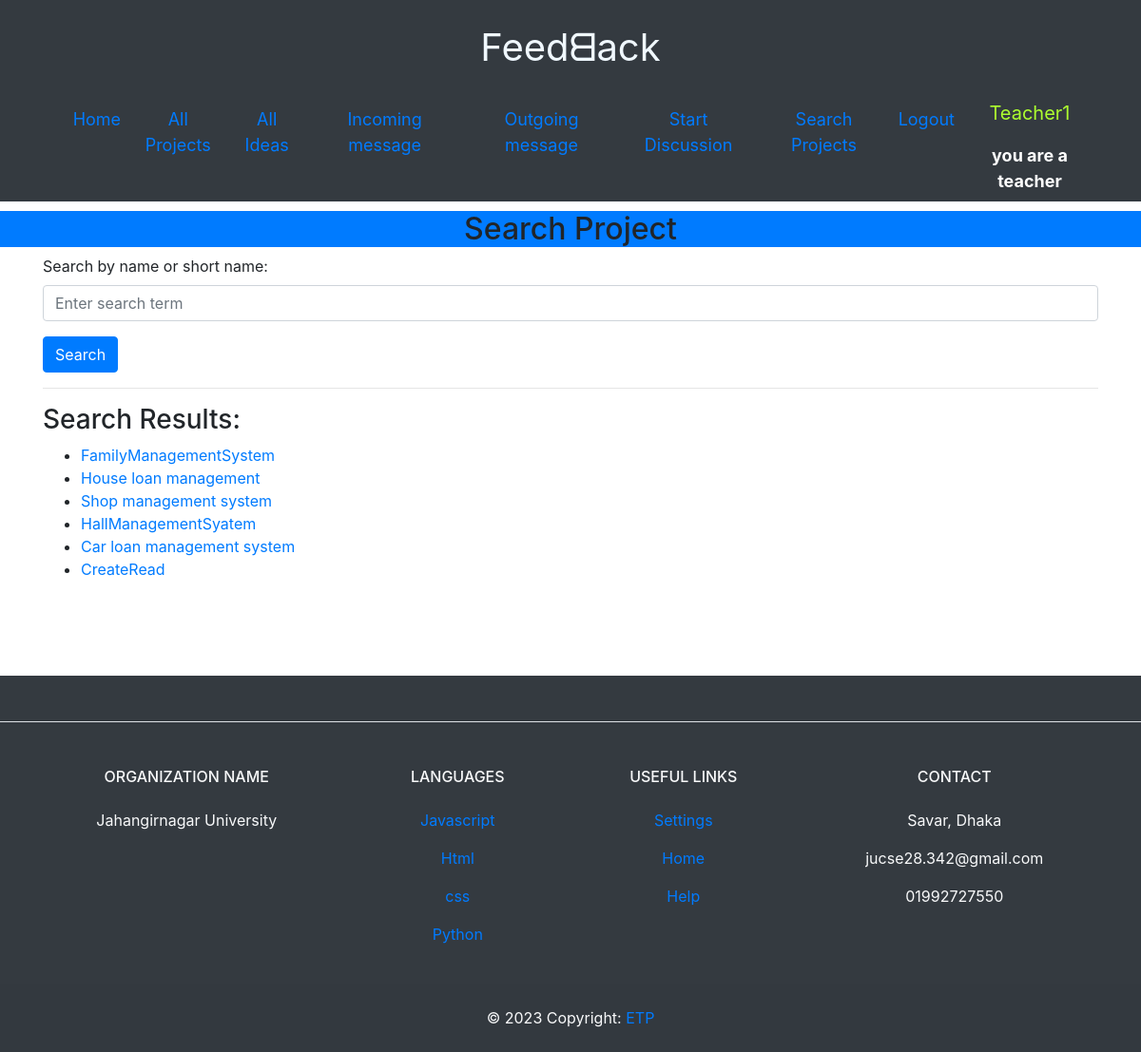
Screenshot of /search_project/ (signed in) with the database file from the repository.
### Backend_Management_App/models.py (models this page shows)
class User(AbstractUser):
    USER_TYPE_CHOICES = (
        ('teacher', 'Teacher'),
        ('student', 'Student'),
    )
    user_type = models.CharField(
        max_length=10,
        choices=USER_TYPE_CHOICES,
        blank=True,
        null=True,
    )
    groups = models.ManyToManyField(
        Group,
        verbose_name=_('groups'),
        blank=True,
        related_name='backend_management_users_groups',
        related_query_name='user',
        help_text=_('The groups this user belongs to. A user will get all permissions '
                    'granted to each of their groups.'),
    )
    user_permissions = models.ManyToManyField(
        Permission,
        verbose_name=_('user permissions'),
        blank=True,
        related_name='backend_management_users_permissions',
        related_query_name='user',
        help_text=_('Specific permissions for this user.'),
    )

class Project(models.Model):
    name = models.CharField(max_length=255)
    short_name = models.CharField(max_length=50, unique=True)
    description = models.TextField()
    file = models.FileField(upload_to='projects')
    approved = models.BooleanField(default=False)
    status_data = ((1, "APPROVED"), (2, "REJECTED"), (0, "PENDING"))
    status = models.CharField(default=0, choices=status_data, max_length=20)
    teacher = models.ForeignKey(User, on_delete=models.CASCADE, related_name='projects', null=True , limit_choices_to={'is_teacher': True})
    students = models.ForeignKey(User, on_delete=models.CASCADE, related_name='student_projects', blank=True)
    created_at = models.DateTimeField(auto_now_add=True)
    updated_at = models.DateTimeField(auto_now=True)

### Backend_Management_App/views.py (the view)
# urls.py: path('search_project/', views.search_project, name='search_project'),
@login_required(login_url='login')
def search_project(request):
    query = request.GET.get('q')
    if query:
        projects = Project.objects.filter(title__icontains=query)
    else:
        projects = Project.objects.all()
    context = {'projects': projects, 'query': query}
    return render(request, 'search_project.html', context)

### templates/search_project.html
{% extends 'base.html' %}
{% block content %}
  <h2 class="text-center bg-primary">Search Project</h2>
  <div class="container">
  <form method="GET" action="{% url 'search_project' %}">
    <div class="form-group">
      <label for="search">Search by name or short name:</label>
      <input type="text" class="form-control" id="search" name="search" placeholder="Enter search term" value="{{ search }}">
    </div>
    <button type="submit" class="btn btn-primary">Search</button>
  </form>
  {% if projects %}
    <hr>
    <h3>Search Results:</h3>
    <ul>
    {% for project in projects %}
      <li><a href="{% url 'project_detail' short_name=project.short_name %}">{{ project.name }}</a></li>
    {% endfor %}
    </ul>
  {% endif %}
  </div>
{% endblock %}

### templates/base.html (shortened to what this page needs)
<!DOCTYPE html>
<html lang="en">
<head>
    <link rel="stylesheet" href="https://maxcdn.bootstrapcdn.com/bootstrap/4.0.0/css/bootstrap.min.css">
</head>
<body>
    <header class="bg-dark" style="margin-bottom: 10px">
       <div class="text-center">
        <p style="text-align: center; padding-top: 20px; font-size: 40px; color: aliceblue;" >Feedᗺack</p>
      </div>
        <nav class="navbar navbar-expand-lg container ">
                <span class="navbar-toggler-icon"></span>
            <div class="collapse navbar-collapse justify-content-center" id="navbarNav" style=" font-size: 18px;">
                <ul class="navbar-nav" style="text-align: center;">
                    <li class="nav-item">
                        <a class="nav-link" href="{% url 'home' %}">Home</a>
                    </li>
                    <li class="nav-item">
                        <a class="nav-link" href="{% url 'project_list' %}">All Projects</a>
                    </li>
                    {% if user.is_authenticated and user.user_type == "teacher" %}
                    <li class="nav-item">
                        <a class="nav-link" href="{% url 'idea_list' %}">All Ideas</a>
                    </li>
                    <li class="nav-item">
                        <a class="nav-link" href="{% url 'inbox' %}" style="text-align: center;">Incoming message</a>
                    </li>
                    <li class="nav-item">
                        <a class="nav-link" href="{% url 'sent' %}">Outgoing message</a>
                    </li>
                    <li class="nav-item">
                        <a class="nav-link" href="{% url 'send_message' user.username %}">Start Discussion</a>
                    </li>
                    {% endif %}
                    <li class="nav-item">
                        <a class="nav-link" href="{% url 'search_project' %}">Search Projects</a>
                    </li>
                    {% if user.is_authenticated %}
                    <li class="nav-item">
                      <a class="nav-link" href="{% url 'logout' %}">Logout</a>
                    </li>
                    <li class="nav-item" style="">
                        <p style="font-size: 20px; color:greenyellow ">{{ user.username }}</p>  <b style="color:white">you are a {{ user.user_type }}</b>
                    </li>
                    {% else %}
                <li class="nav-item"><a class="nav-link" href="{% url 'register' %}">Register</a></li>
                <li class="nav-item"><a class="nav-link" href="{% url 'login' %}">Login</a></li>
            {% endif %}
        </ul>
    </header>
    <main>
        {% block content %}{% endblock %}
    </main>
    <footer class="text-center text-lg-start bg-dark text-light" style="margin-top: 100px">
        <section class="d-flex justify-content-center justify-content-lg-between p-4 border-bottom">
        </section>
        <section class="">
          <div class="container text-center text-md-start mt-5">
            <div class="row mt-3">
              <div class="col-md-3 col-lg-4 col-xl-3 mx-auto mb-4">
                <h6 class="text-uppercase fw-bold mb-4">
                  Organization Name
                </h6>
                <p align="center">
                  Jahangirnagar University
                </p>
              </div>
              <div class="col-md-2 col-lg-2 col-xl-2 mx-auto mb-4">
                <h6 class="text-uppercase fw-bold mb-4">
                  Languages
                </h6>
                <p>
                  <a href="#!" class="text-reset">Javascript</a>
                </p>
                <p>
                  <a href="#!" class="text-reset">Html</a>
                </p>
                <p>
                  <a href="#!" class="text-reset">css</a>
                </p>
                  <p>
                  <a href="#" class="text-reset">Python</a>
                </p>
              </div>
              <div class="col-md-3 col-lg-2 col-xl-2 mx-auto mb-4">
                <h6 class="text-uppercase fw-bold mb-4">
                  Useful links
                </h6>
                <p>
                  <a href="#!" class="text-reset">Settings</a>
                </p>
                <p>
                  <a href="#!" class="text-reset">Home</a>
                </p>
                <p>
                  <a href="#!" class="text-reset">Help</a>
                </p>
              </div>
              <div class="col-md-4 col-lg-3 col-xl-3 mx-auto mb-md-0 mb-4">
                <h6 class="text-uppercase fw-bold mb-4">Contact</h6>
                <p> Savar, Dhaka</p>
                <p>
                  jucse28.342@gmail.com
                </p>
                <p> 01992727550</p>
              </div>
            </div>
          </div>
        </section>
        <div class="text-center p-4" style="background-color: rgba(0, 0, 0, 0.025);">
          © 2023 Copyright:
          <a class="text-reset fw-bold" href="#">ETP</a>
        </div>
      </footer>
</body>
</html>

### rows the page displays
User: username "Teacher1", user_type "teacher"
Project: name "FamilyManagementSystem"
Project: name "House loan management"
Project: name "Shop management system"
Project: name "HallManagementSyatem"
Project: name "Car loan management system"
Project: name "CreateRead"
